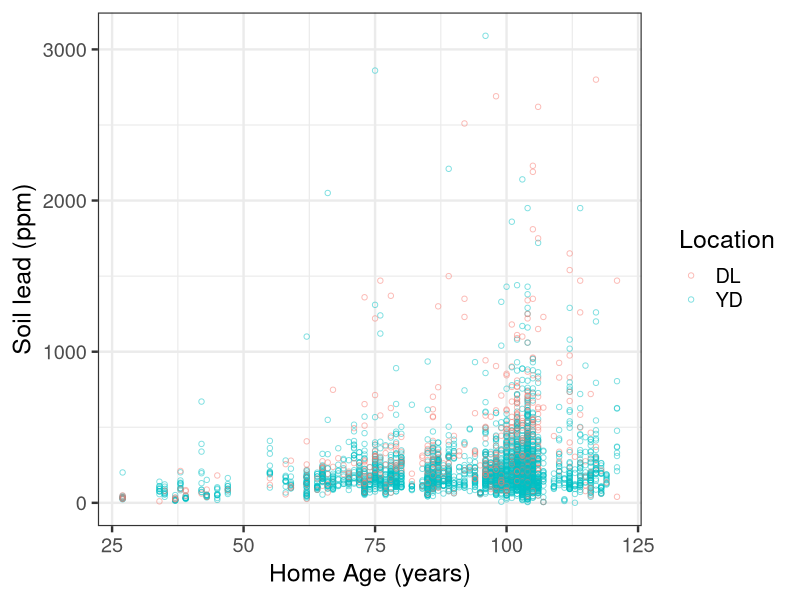

This figure's R source:
## ---- chunk 1
library(tidyverse)
theme_set(theme_bw(18))

# Load the soil core data
soil_cores <- read_csv("recorded_lectures/exide-soil-cores.csv") |> 
    filter(pb_ppm <= 5e3) |> 
    left_join(
        read_csv("recorded_lectures/exide-property-covariates.csv"), 
        by = "property_id"
    ) |> 
        mutate(home_age = 2026 - year_built) |> 
        drop_na(pb_ppm, home_age, location_code)
## ---- chunk 2
ggplot(soil_cores, aes(home_age, pb_ppm, color = location_code)) +
    geom_point(shape = 21, alpha = 0.5) +
    labs(x = "Home Age (years)", y = "Soil lead (ppm)", color = "Location")
## ---- chunk 3
age_location_lm <- lm(pb_ppm ~ home_age * location_code, soil_cores)
summary(age_location_lm)
